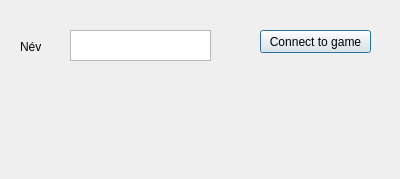
<?xml version="1.0" encoding="UTF-8"?>
<ui version="4.0">
 <class>connectToGame</class>
 <widget class="QDialog" name="connectToGame">
  <property name="geometry">
   <rect>
    <x>0</x>
    <y>0</y>
    <width>400</width>
    <height>179</height>
   </rect>
  </property>
  <property name="windowTitle">
   <string>Dialog</string>
  </property>
  <widget class="QTextEdit" name="textEditName">
   <property name="geometry">
    <rect>
     <x>70</x>
     <y>30</y>
     <width>141</width>
     <height>31</height>
    </rect>
   </property>
  </widget>
  <widget class="QLabel" name="label">
   <property name="geometry">
    <rect>
     <x>20</x>
     <y>40</y>
     <width>47</width>
     <height>13</height>
    </rect>
   </property>
   <property name="text">
    <string>Név</string>
   </property>
  </widget>
  <widget class="QPushButton" name="pushButtonConnectGame">
   <property name="geometry">
    <rect>
     <x>260</x>
     <y>30</y>
     <width>111</width>
     <height>23</height>
    </rect>
   </property>
   <property name="text">
    <string>Connect to game</string>
   </property>
  </widget>
 </widget>
 <resources/>
 <connections/>
</ui>
